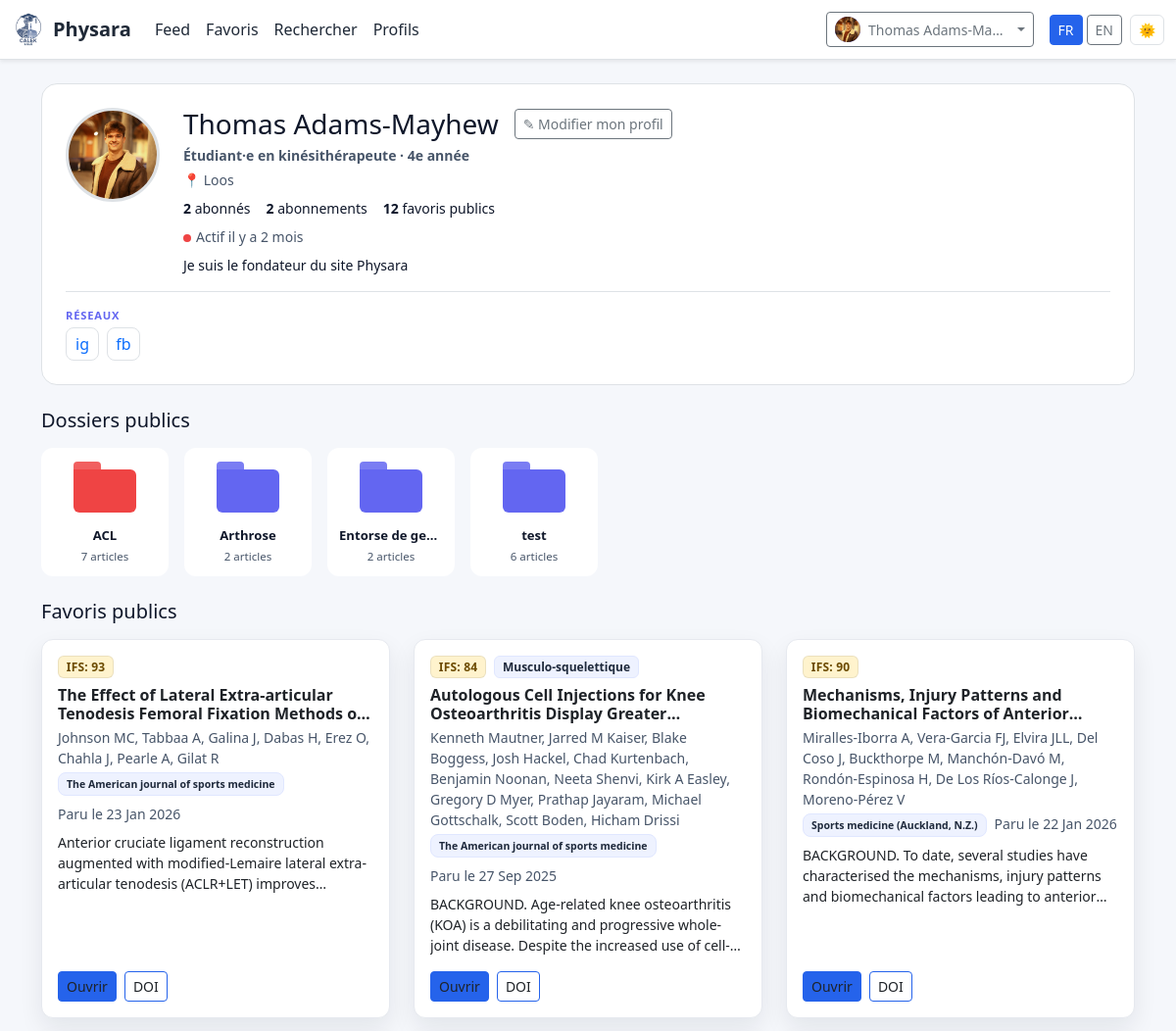
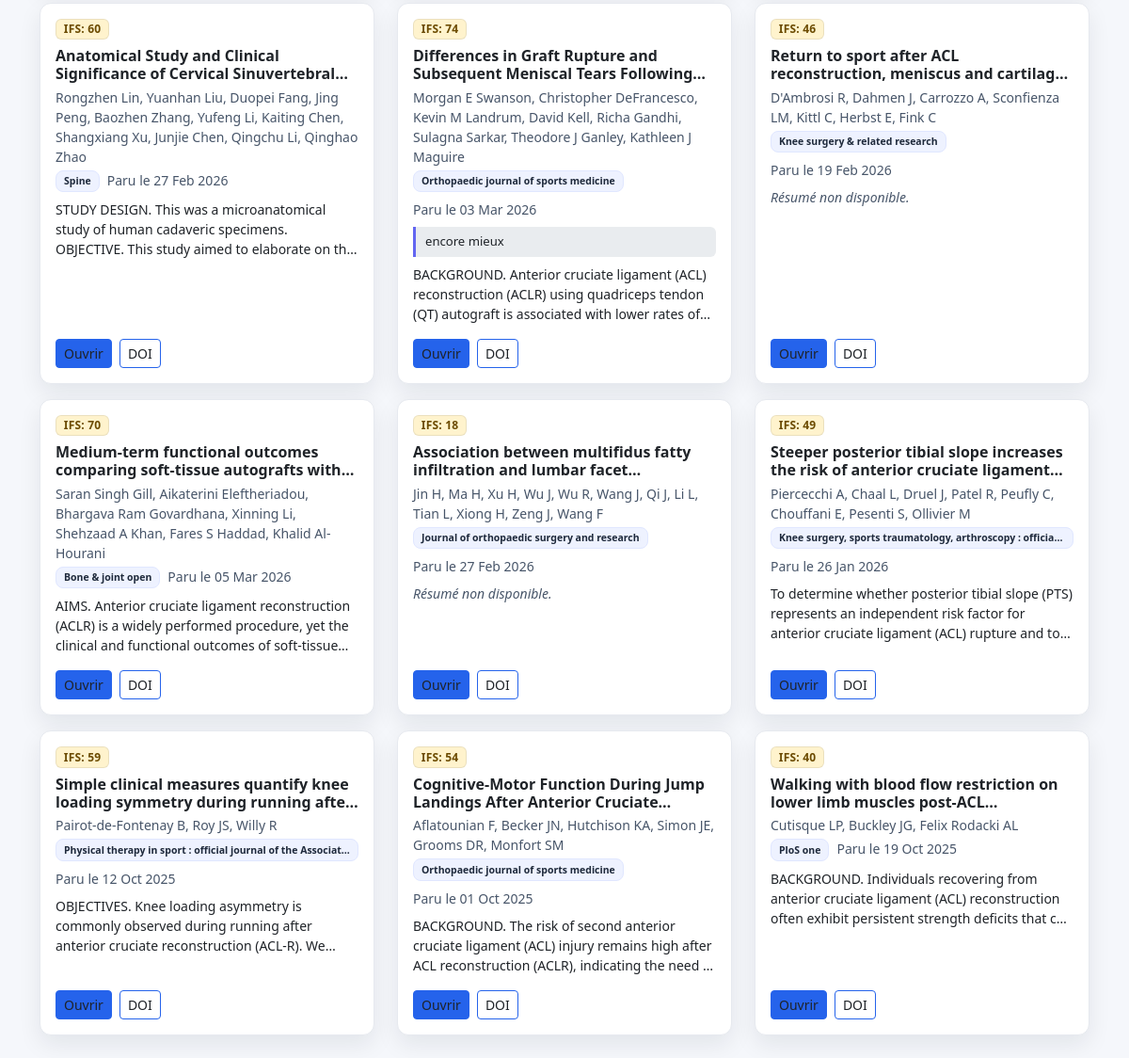
/user/1 (signed in), run on the app's committed database (2 pictures, top to bottom).
### app.py (models this page shows, shortened)
class User(UserMixin, db.Model):
    id = db.Column(db.Integer, primary_key=True)
    email = db.Column(db.String(120), unique=True, nullable=False)
    name = db.Column(db.String(120))
    password_hash = db.Column(db.String(255), nullable=False)
    role = db.Column(db.String(20), default="user")
    created_at = db.Column(db.DateTime, default=datetime.utcnow)
    bio = db.Column(db.Text)
    photo_filename = db.Column(db.String(255))
    profession = db.Column(db.String(120))
    profession_autre = db.Column(db.String(120))
    annee_etudes = db.Column(db.String(10))
    est_etudiant = db.Column(db.Boolean, default=False)
    formations_complementaires = db.Column(db.Text)
    specialite = db.Column(db.String(120))
    specialite_autre = db.Column(db.String(120))
    ville = db.Column(db.String(120))
    adresse_cabinet = db.Column(db.Text)
    annees_experience = db.Column(db.Integer)
    facebook = db.Column(db.String(255))
    instagram = db.Column(db.String(255))
    linkedin = db.Column(db.String(255))
    tiktok = db.Column(db.String(255))
    youtube = db.Column(db.String(255))
    abonnements_publics = db.Column(db.Boolean, default=True)
    zotero_api_key = db.Column(db.String(200))
    zotero_user_id = db.Column(db.String(50))

class Folder(db.Model):
    __tablename__ = "folder"
    id = db.Column(db.Integer, primary_key=True)
    user_id = db.Column(db.Integer, db.ForeignKey("user.id"), nullable=False, index=True)
    name = db.Column(db.String(100), nullable=False)
    is_public = db.Column(db.Boolean, default=True, nullable=False)
    color = db.Column(db.String(20), default="#6366f1", nullable=False)
    created_at = db.Column(db.DateTime, default=datetime.utcnow)
    user = db.relationship("User", backref=db.backref("folders", lazy="dynamic"))
    __table_args__ = (
        db.UniqueConstraint("user_id", "name", name="_user_folder_uc"),
    )

class Favorite(db.Model):
    __tablename__ = "favorite"
    id = db.Column(db.Integer, primary_key=True)
    user_id = db.Column(db.Integer, db.ForeignKey("user.id"), index=True, nullable=False)
    article_id = db.Column(db.Integer, db.ForeignKey("article.id"), index=True, nullable=False)
    note = db.Column(db.Text)
    is_public = db.Column(db.Boolean, default=True, nullable=False)
    public_note = db.Column(db.Text)
    created_at = db.Column(db.DateTime, default=datetime.utcnow)
    user = db.relationship("User", backref=db.backref("favorites", lazy="dynamic"))
    article = db.relationship("Article", backref=db.backref("favorited_by", lazy="dynamic"))
    __table_args__ = (
        db.UniqueConstraint("user_id", "article_id", name="_user_article_uc"),
    )

class Article(db.Model):
    id = db.Column(db.Integer, primary_key=True)
    title = db.Column(db.String(500), nullable=False)
    authors = db.Column(db.String(500))
    journal = db.Column(db.String(300))
    doi = db.Column(db.String(200), index=True)
    url = db.Column(db.String(500))
    abstract = db.Column(db.Text)
    published_date = db.Column(db.DateTime)
    published_at = db.Column(db.DateTime)
    source = db.Column(db.String(50))  # 'pubmed' | 'crossref' | 'manual'
    is_published = db.Column(db.Boolean, default=False)
    featured = db.Column(db.Boolean, default=False)
    domain = db.Column(db.String(80))
    pathology = db.Column(db.String(120))
    study_type = db.Column(db.String(80))
    source_order = db.Column(db.Integer)
    posted_by_id = db.Column(db.Integer, db.ForeignKey("user.id"))
    posted_by = db.relationship("User", backref="posts")
    created_at = db.Column(db.DateTime, default=datetime.utcnow)
    proposer_display_name = db.Column(db.String(120), nullable=True)

### app.py (the view)
@app.route('/user/<int:user_id>')
@login_required
def user_profile(user_id):
    u = User.query.get_or_404(user_id)
    is_following = Follow.query.filter_by(
        follower_id=current_user.id, followed_id=user_id
    ).first() is not None
    public_favs = (
        Favorite.query
        .options(joinedload(Favorite.article))
        .filter_by(user_id=u.id, is_public=True)
        .order_by(Favorite.created_at.desc())
        .all()
    )
    public_favs = [f for f in public_favs if f.article is not None]
    public_folders = Folder.query.filter_by(user_id=u.id, is_public=True).order_by(Folder.name.asc()).all()
    folder_article_counts = {f.id: FolderArticle.query.filter_by(folder_id=f.id).count() for f in public_folders}
    followers_count = Follow.query.filter_by(followed_id=u.id).count()
    following_count = Follow.query.filter_by(follower_id=u.id).count()
    return render_template('user_profile.html',
                           profile_user=u,
                           is_following=is_following,
                           public_favs=public_favs,
                           public_folders=public_folders,
                           folder_article_counts=folder_article_counts,
                           followers_count=followers_count,
                           following_count=following_count)

### templates/user_profile.html (shortened to what this page needs)
{% extends "layout.html" %}
{% block content %}
<div class="profile-header mb-4">
  <div class="d-flex align-items-start gap-4 flex-wrap">
    <div class="profile-avatar-wrap flex-shrink-0">
      {% if profile_user.photo_filename %}
        <img src="{{ url_for('static', filename='uploads/avatars/' + profile_user.photo_filename) }}"
             class="profile-avatar-img" alt="Photo de profil">
      {% else %}
        <div class="profile-avatar-initials avatar-initials-dynamic" data-seed="{{ profile_user.email }}">
          {{ (profile_user.name or profile_user.email)[0].upper() }}
        </div>
      {% endif %}
    </div>
    <div class="flex-grow-1 min-w-0">
      <div class="d-flex align-items-center gap-3 flex-wrap mb-1">
        <h3 class="mb-0">{{ profile_user.name or profile_user.email.split('@')[0] }}</h3>
        {% if profile_user.id != current_user.id %}
          <button id="follow-btn"
                  class="btn btn-sm {{ 'btn-outline-primary' if is_following else 'btn-primary' }}"
                  onclick="toggleFollow({{ profile_user.id }}, {{ 'true' if is_following else 'false' }})">
            {{ "Se désabonner" if is_following else "Suivre" }}
          </button>
        {% else %}
          <a href="{{ url_for('me') }}" class="btn btn-sm btn-outline-secondary">✎ Modifier mon profil</a>
        {% endif %}
      </div>
      {% if profile_user.profession or profile_user.est_etudiant %}
        <p class="text-muted small mb-1">
          <strong>
            {% set prof = profile_user.profession_autre if profile_user.profession == 'Autre' and profile_user.profession_autre else profile_user.profession %}
            {% if profile_user.est_etudiant %}
              Étudiant·e{% if prof %} en {{ prof|lower }}{% endif %}{% if profile_user.annee_etudes %} · {{ profile_user.annee_etudes }}e année{% endif %}
            {% else %}
              {{ prof }}
            {% endif %}
          </strong>
        </p>
      {% endif %}
      <div class="d-flex flex-wrap gap-3 small text-muted mb-2">
        {% if profile_user.ville %}<span>📍 {{ profile_user.ville }}</span>{% endif %}
      </div>
      <div class="d-flex gap-3 small mb-2">
        <span><strong>{{ followers_count }}</strong> abonné{{ 's' if followers_count > 1 else '' }}</span>
        {% if profile_user.abonnements_publics or profile_user.id == current_user.id %}
          <span><strong>{{ following_count }}</strong> abonnement{{ 's' if following_count > 1 else '' }}</span>
        {% endif %}
        <span><strong>{{ public_favs|length }}</strong> favori{{ 's' if public_favs|length > 1 else '' }} public{{ 's' if public_favs|length > 1 else '' }}</span>
      </div>
      {% set last_fav = public_favs[0] if public_favs else none %}
      {% if last_fav %}
        <div class="small"><span class="activity-indicator" data-date="{{ last_fav.created_at.isoformat() }}"></span></div>
      {% else %}
        <div class="small text-muted fst-italic">Aucun partage pour le moment</div>
      {% endif %}
      {% if profile_user.bio %}
        <p class="mt-2 mb-0 small">{{ profile_user.bio }}</p>
      {% endif %}
    </div>
  </div>
  {% set has_extras = profile_user.formations_complementaires or profile_user.adresse_cabinet or
                      profile_user.linkedin or profile_user.instagram or profile_user.facebook or
                      profile_user.tiktok or profile_user.youtube %}
  {% if has_extras %}
  <div class="profile-extras mt-3 pt-3 border-top d-flex flex-wrap gap-4">
    {% set socials = [
      ('LinkedIn',  'in',  'https://linkedin.com/in/', profile_user.linkedin),
      ('Instagram', 'ig',  'https://instagram.com/',   profile_user.instagram),
      ('Facebook',  'fb',  'https://facebook.com/',    profile_user.facebook),
      ('TikTok',    'tt',  'https://tiktok.com/@',     profile_user.tiktok),
      ('YouTube',   'yt',  'https://youtube.com/@',    profile_user.youtube)
    ] %}
    {% if socials | selectattr(3) | list %}
    <div class="profile-extra-block">
      <div class="profile-extra-label">Réseaux</div>
      <div class="d-flex gap-2 flex-wrap mt-1">
        {% for name, abbr, base, handle in socials %}
          {% if handle %}
            <a href="{{ base }}{{ handle }}" target="_blank" class="social-link" title="{{ name }}">{{ abbr }}</a>
          {% endif %}
        {% endfor %}
      </div>
    </div>
    {% endif %}
  </div>
  {% endif %}
</div>
{% if public_folders %}
<h5 class="mb-3">Dossiers publics</h5>
<div class="folders-grid mb-4">
  {% for f in public_folders %}
  <div class="folder-tile" onclick="window.location='{{ url_for('folder_view', folder_id=f.id) }}'">
    <div class="folder-icon-wrap">
      <div class="folder-icon" style="--folder-color: {{ f.color or '#6366f1' }};">
        <div class="folder-tab"></div>
        <div class="folder-body"></div>
      </div>
    </div>
    <div class="folder-name text-truncate">{{ f.name }}</div>
    <div class="folder-count text-muted">
      {% set count = folder_article_counts.get(f.id, 0) %}
      {{ count }} article{{ 's' if count > 1 else '' }}
    </div>
  </div>
  {% endfor %}
</div>
{% endif %}
<h5 class="mb-3">Favoris publics</h5>
{% if public_favs %}
<div class="row gy-3">
  {% for f in public_favs %}
  {% set a = f.article %}
  {% set sc = (reliability_score(a)[0]) if reliability_score is defined else None %}
  {% set ifs_cls = 'badge-ifs-success' if sc is not none and sc>=80
                    else ('badge-ifs-primary' if sc is not none and sc>=60
                    else ('badge-ifs-warning' if sc is not none and sc>=40 else 'badge-ifs-danger')) %}
  <div class="col-md-6 col-lg-4">
    <div class="card h-100 article-card p-3" data-article-id="{{ a.id }}" role="button" tabindex="0">
      <div class="d-flex flex-wrap gap-2 mb-2 align-items-center">
        {% if sc is not none %}<span class="badge badge-ifs {{ ifs_cls }}">IFS: {{ sc }}</span>{% endif %}
        {% if a.domain %}<span class="badge badge-soft">{{ a.domain }}</span>{% endif %}
      </div>
      <h6 class="fw-bold line-clamp-2 mb-1">{{ a.title }}</h6>
      {% if a.authors %}<p class="text-muted small mb-1">{{ a.authors }}</p>{% endif %}
      <div class="small text-muted mb-2 d-flex flex-wrap gap-2">
        {% if a.journal %}<span class="badge badge-soft badge-journal">{{ a.journal }}</span>{% endif %}
        {% if a.published_date %}<span>Paru le {{ a.published_date.strftime('%d %b %Y') }}</span>{% endif %}
      </div>
      {% if f.public_note %}
        <div class="public-note-box mb-2">{{ f.public_note }}</div>
      {% endif %}
      {% if a.abstract %}
        <p class="small line-clamp-3 mb-3">{{ (a.abstract|striptags)[:320] }}{% if a.abstract|length > 320 %}…{% endif %}</p>
      {% else %}
        <p class="small text-muted mb-3 fst-italic">Résumé non disponible.</p>
      {% endif %}
      <div class="mt-auto d-flex gap-2">
        {% if a.url %}<a class="btn btn-sm btn-primary" href="{{ a.url }}" target="_blank" onclick="event.stopPropagation()">Ouvrir</a>{% endif %}
        {% if a.doi %}<a class="btn btn-sm btn-outline-primary" href="https://doi.org/{{ a.doi }}" target="_blank" onclick="event.stopPropagation()">DOI</a>{% endif %}
      </div>
    </div>
  </div>
  {% endfor %}
</div>
{% else %}
  <p class="text-muted">Aucun favori public pour le moment.</p>
{% endif %}
{% endblock %}

### templates/layout.html (shortened to what this page needs)
<!doctype html>
<html lang="fr" data-bs-theme="light">
<head>
  <link href="https://cdn.jsdelivr.net/npm/bootstrap@5.3.3/dist/css/bootstrap.min.css" rel="stylesheet">
  <link href="{{ url_for('static', filename='css/theme.css') }}" rel="stylesheet">
</head>
<body>
<nav class="navbar navbar-expand-lg sticky-top shadow-sm bg-body border-bottom">
  <div class="container-fluid">
    <a class="navbar-brand fw-bold d-flex align-items-center gap-2" href="{{ url_for('index') }}">
      <img src="{{ url_for('static', filename='img/physara-logo.png') }}" alt="Physara" class="logo-img" style="height:34px;width:auto;object-fit:contain">
      <span>Physara</span>
    </a>
    <div class="collapse navbar-collapse" id="navbarNav">
      <ul class="navbar-nav me-auto mb-2 mb-lg-0">
        {% if current_user.is_authenticated %}
          <li class="nav-item"><a class="nav-link{% if request.endpoint == 'feed' %} active{% endif %}" href="{{ url_for('feed') }}">{{ t('nav.feed') }}</a></li>
          <li class="nav-item"><a class="nav-link{% if request.endpoint == 'favorites' %} active{% endif %}" href="{{ url_for('favorites') }}">{{ t('nav.favorites') }}</a></li>
          <li class="nav-item"><a class="nav-link{% if request.endpoint == 'my_drafts' %} active{% endif %}" href="{{ url_for('my_drafts') }}">{{ t('nav.search') }}</a></li>
          <li class="nav-item"><a class="nav-link{% if request.endpoint == 'users_list' %} active{% endif %}" href="{{ url_for('users_list') }}">{{ t('nav.users') }}</a></li>
        {% endif %}
      </ul>
      <div class="d-flex align-items-center gap-2">
        {% if current_user.is_authenticated %}
           <div class="dropdown">
            <button class="btn btn-sm btn-outline-secondary dropdown-toggle d-flex align-items-center gap-2"
                    data-bs-toggle="dropdown" aria-expanded="false" data-bs-offset="0,4">
              {% if current_user.photo_filename %}
                <img src="{{ url_for('static', filename='uploads/avatars/' + current_user.photo_filename) }}"
                    class="avatar-nav" style="object-fit:cover;" alt="">
              {% else %}
                <span class="avatar-nav avatar-initials-dynamic" data-seed="{{ current_user.email }}">{{ (current_user.name or current_user.email)[0].upper() }}</span>
              {% endif %}
              <span class="d-none d-md-inline text-truncate" style="max-width:140px;">{{ current_user.name or current_user.email.split('@')[0] }}</span>
            </button>
          </div>
        {% else %}
          <a href="{{ url_for('login') }}" class="btn btn-sm btn-outline-primary">{{ t('nav.login') }}</a>
          <a href="{{ url_for('signup') }}" class="btn btn-sm btn-primary">{{ t('nav.signup') }}</a>
        {% endif %}
        <div class="d-flex align-items-center gap-1 ms-2">
          <a href="{{ url_for('set_lang', lang='fr') }}"
             class="btn btn-sm {% if current_lang() == 'fr' %}btn-primary{% else %}btn-outline-secondary{% endif %}">
            FR
          </a>
          <a href="{{ url_for('set_lang', lang='en') }}"
             class="btn btn-sm {% if current_lang() == 'en' %}btn-primary{% else %}btn-outline-secondary{% endif %}">
            EN
          </a>
        </div>
        <button id="theme-toggle" class="btn btn-sm btn-outline-secondary d-none d-lg-inline-flex" title="Basculer le thème" aria-label="Basculer le thème">🌞</button>
      </div>
    </div>
  </div>
</nav>
<main class="container py-4">
  {% block content %}{% endblock %}
</main>
</body>
</html>

### data on the page
User: photo_filename (picture), name "Thomas Adams-Ma…", name "Thomas Adams-Mayhew", profession "kinésithérapeute", annee_etudes "4", ville "Loos", bio "Je suis le fondateur du site Physara", abbr "ig", abbr "fb"
Folder: name "ACL", count "7", value "s"
Folder: name "Arthrose", count "2", value "s"
Folder: name "Entorse de ge…", count "2", value "s"
Folder: name "test", count "6", value "s"
Favorite: sc "93"
Article: title "The Effect of Lateral Extra-articular Tenodesis Femoral Fixation Methods…", authors "Johnson MC, Tabbaa A, Galina J, Dabas H, Erez O, Chahla J, Pearle A, Gilat R", journal "The American journal of sports medicine", published_date "23 Jan 2026", abstract "Anterior cruciate ligament reconstruction augmented with modified-Lemaire lateral extra-articular tenodesis (ACLR+LET)…"
Favorite: sc "84"
Article: domain "Musculo-squelettique", title "Autologous Cell Injections for Knee Osteoarthritis Display…", authors "Kenneth Mautner, Jarred M Kaiser, Blake Boggess, Josh Hackel, Chad Kurtenbach, Benjamin Noonan, Neeta Shenvi, Kirk A Easley, Gregory D Myer, Prathap Jayaram, Michael Gottschalk, Scott Boden, Hicham Drissi", journal "The American journal of sports medicine", published_date "27 Sep 2025", abstract "BACKGROUND. Age-related knee osteoarthritis (KOA) is a debilitating and progressive whole-joint disease. Despite the increased use…"
Favorite: sc "90"
Article: title "Mechanisms, Injury Patterns and Biomechanical Factors of…", authors "Miralles-Iborra A, Vera-Garcia FJ, Elvira JLL, Del Coso J, Buckthorpe M, Manchón-Davó M, Rondón-Espinosa H, De Los Ríos-Calonge J, Moreno-Pérez V", journal "Sports medicine (Auckland, N.Z.)", published_date "22 Jan 2026", abstract "BACKGROUND. To date, several studies have characterised the mechanisms, injury patterns and biomechanical factors leading to…"
Favorite: sc "60"
Article: title "Anatomical Study and Clinical Significance of Cervical…", authors "Rongzhen Lin, Yuanhan Liu, Duopei Fang, Jing Peng, Baozhen Zhang, Yufeng Li, Kaiting Chen, Shangxiang Xu, Junjie Chen, Qingchu Li, Qinghao Zhao", journal "Spine", published_date "27 Feb 2026", abstract "STUDY DESIGN. This was a microanatomical study of human cadaveric specimens. OBJECTIVE. This study aimed to elaborate on…"
Favorite: sc "74", public_note "encore mieux"
Article: title "Differences in Graft Rupture and Subsequent Meniscal Tears…", authors "Morgan E Swanson, Christopher DeFrancesco, Kevin M Landrum, David Kell, Richa Gandhi, Sulagna Sarkar, Theodore J Ganley, Kathleen J Maguire", journal "Orthopaedic journal of sports medicine", published_date "03 Mar 2026", abstract "BACKGROUND. Anterior cruciate ligament (ACL) reconstruction (ACLR) using quadriceps tendon (QT) autograft is associated with lower rates…"
Favorite: sc "46", shows "Résumé non disponible."
Article: title "Return to sport after ACL reconstruction, meniscus and…", authors "D'Ambrosi R, Dahmen J, Carrozzo A, Sconfienza LM, Kittl C, Herbst E, Fink C", journal "Knee surgery & related research", published_date "19 Feb 2026"
Favorite: sc "70"
Article: title "Medium-term functional outcomes comparing soft-tissue autografts…", authors "Saran Singh Gill, Aikaterini Eleftheriadou, Bhargava Ram Govardhana, Xinning Li, Shehzaad A Khan, Fares S Haddad, Khalid Al-Hourani", journal "Bone & joint open", published_date "05 Mar 2026", abstract "AIMS. Anterior cruciate ligament reconstruction (ACLR) is a widely performed procedure, yet the clinical and functional outcomes of…"
Favorite: sc "18", shows "Résumé non disponible."
Article: title "Association between multifidus fatty infiltration and lumbar…", authors "Jin H, Ma H, Xu H, Wu J, Wu R, Wang J, Qi J, Li L, Tian L, Xiong H, Zeng J, Wang F", journal "Journal of orthopaedic surgery and research", published_date "27 Feb 2026"
Favorite: sc "49"
Article: title "Steeper posterior tibial slope increases the risk of anterior cruciate…", authors "Piercecchi A, Chaal L, Druel J, Patel R, Peufly C, Chouffani E, Pesenti S, Ollivier M", journal "Knee surgery, sports traumatology, arthroscopy : officia…", published_date "26 Jan 2026", abstract "To determine whether posterior tibial slope (PTS) represents an independent risk factor for anterior cruciate ligament (ACL) rupture and…"
Favorite: sc "59"
Article: title "Simple clinical measures quantify knee loading symmetry during running…", authors "Pairot-de-Fontenay B, Roy JS, Willy R", journal "Physical therapy in sport : official journal of the Associat…", published_date "12 Oct 2025", abstract "OBJECTIVES. Knee loading asymmetry is commonly observed during running after anterior cruciate reconstruction (ACL-R).…"
Favorite: sc "54"
Article: title "Cognitive-Motor Function During Jump Landings After Anterior…", authors "Aflatounian F, Becker JN, Hutchison KA, Simon JE, Grooms DR, Monfort SM", journal "Orthopaedic journal of sports medicine", published_date "01 Oct 2025", abstract "BACKGROUND. The risk of second anterior cruciate ligament (ACL) injury remains high after ACL reconstruction (ACLR), indicating the need…"
Favorite: sc "40"
Article: title "Walking with blood flow restriction on lower limb muscles…", authors "Cutisque LP, Buckley JG, Felix Rodacki AL", journal "PloS one", published_date "19 Oct 2025", abstract "BACKGROUND. Individuals recovering from anterior cruciate ligament (ACL) reconstruction often exhibit persistent strength deficits that…"

### other printed values
{{ t('nav.feed') }} "Feed"
{{ t('nav.favorites') }} "Favoris"
{{ t('nav.search') }} "Rechercher"
{{ t('nav.users') }} "Profils"
{{ followers_count }} "2"
{{ 's' if followers_count > 1 else '' }} "s"
{{ following_count }} "2"
{{ 's' if following_count > 1 else '' }} "s"
{{ public_favs|length }} "12"
{{ 's' if public_favs|length > 1 else '' }} "s"
